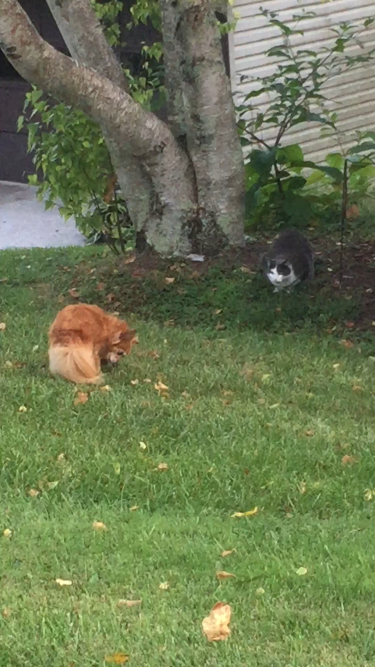
#> input picture Vision/cat.png, 750 x 1334 px, found by its file name (shown at 1/2 size)
$ python Blue.py
#> lines starting #> are read from the running program, lines starting #| are printed output that depends on the picture
import cv2
import numpy as np
img = cv2.imread('/home/and3212/Desktop/Code/FRC/Vision/cat.png')
#> img is the input picture: shape (1334, 750, 3); mean B, G, R 83, 120.6, 108.3
img[:,:,1] = 100
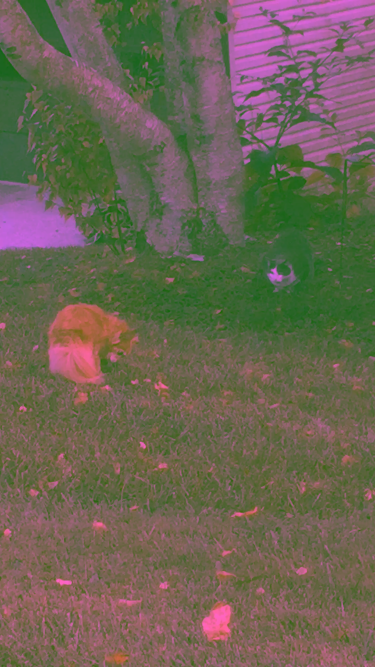
#> img: shape (1334, 750, 3) (shown at 1/2 size); mean B, G, R 83, 100, 108.3


cv2.imshow('image',img)
k = cv2.waitKey(5000) & 0xFF
#> (key Esc is pressed here)
if k == 27:
    cv2.destroyAllWindows()
elif k == ord('s'):
    cv2.imwrite('graycat.png', img)
    cv2.destroyAllWindows()
